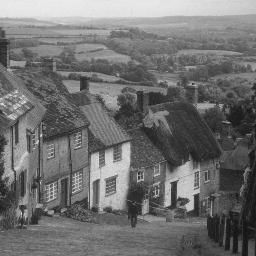
%> input picture asadk_1147299_Project1/city.jpg, 256 x 256 px
$ octave --eval "testscript;"   (GNU Octave 9; MATLAB toolbox functions it lacks are replaced by stand-ins)
%> lines starting %> are read from the running program, lines starting %| are printed output that depends on the picture
### asadk_1147299_Project1/bicubic_int.m
function im_zoom = bicubic_int(original, zoom, s);
%> called with zoom = 2, s = 1
w = original;
%w=rgb2gray(original);              %convert to grayscale
[r,c,d] = size(w);                  %number of rows and columns and depth
%> r = 256; c = 256; d = 1
r_new = r*zoom/s;                   %create new row and column variables
%> r_new = 512
c_new = c*zoom/s;                   %depending on up or down sample
%> c_new = 512
r_zoom = r_new/(r-1);               %
%> r_zoom = 2.01
c_zoom = c_new/(c-1);
%> c_zoom = 2.01
img = zeros(r_new,c_new,d);

[x,y,z] = derive(w,r,c,s);

img = make(r_zoom, c_zoom, img, r_new, c_new, w, x, y, z);

%im_zoom = mat2gray(img);
im_zoom = img;
end

### asadk_1147299_Project1/derive.m
function [x,y,z] = derive(w,r,c,s)
%> called with r = 256, c = 256, s = 1
x = zeros(r,c);
y = zeros(r,c);
z = zeros(r,c);
for i=1:s:r
    for j=1:s:c
        if((i==1)||(i==r))                      %horizontal edge case
            x(i,j) = 0;                         %pad zeros
        elseif ((j==1)||(j==c))                 %vertical edge case
            y(i,j) = w(i,j);                    %keep original value
        elseif ((i~=1)&&(i~=r))
            x(i,j) = (w(i+1,j)-w(i-1,j))./2;    %x derivative using slope
        elseif ((j~=1)&&(j~=c))
            y(i,j) = (w(i,j+1)-w(i,j-1))./2;    %y derivative using slope
        elseif ((i~=1)&&(i~=r)&&(j~=1)&&(j~=c)) %xy derivative using slope
            z(i,j) = (w(i+1,j+1)-w(i-1,j)-w(i,j-1)+w(i,j))./4;
        end
    end
end
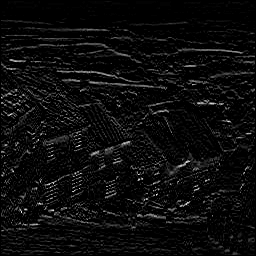
%> x: size 256x256 double; min 0, max 69, mean 3.4; drawn with min black and max white
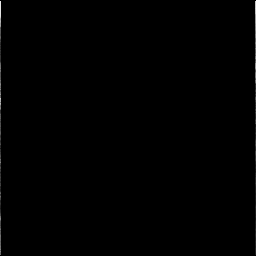
%> y: size 256x256 double; min 0, max 231, mean 0.6
%> z: size 256x256 double; every value is 0
end

### asadk_1147299_Project1/make.m
function img = make(r_zoom, c_zoom, img, r_new, c_new, w, x, y, z)
A_inv = [1,0,0,0,0,0,0,0,0,0,0,0,0,0,0,0; 0,0,0,0,1,0,0,0,0,0,0,0,0,0,0,0; ...
    -3,3,0,0,-2,-1,0,0,0,0,0,0,0,0,0,0; 2,-2,0,0,1,1,0,0,0,0,0,0,0,0,0,0; ...
    0,0,0,0,0,0,0,0,1,0,0,0,0,0,0,0; 0,0,0,0,0,0,0,0,0,0,0,0,1,0,0,0; ...
    0,0,0,0,0,0,0,0,-3,3,0,0,-2,-1,0,0; 0,0,0,0,0,0,0,0,2,-2,0,0,1,1,0,0; ...
    -3,0,3,0,0,0,0,0,-2,0,-1,0,0,0,0,0; 0,0,0,0,-3,0,3,0,0,0,0,0,-2,0,-1,0; ...
    9,-9,-9,9,6,3,-6,-3,6,-6,3,-3,4,2,2,1; -6,6,6,-6,-3,-3,3,3,-4,4,-2,2,-2,-2,-1,-1; ...
    2,0,-2,0,0,0,0,0,1,0,1,0,0,0,0,0; 0,0,0,0,2,0,-2,0,0,0,0,0,1,0,1,0; ...
    -6,6,6,-6,-4,-2,4,2,-3,3,-3,3,-2,-1,-2,-1; 4,-4,-4,4,2,2,-2,-2,2,-2,2,-2,1,1,1,1 ];
f=zeros(16,1);
for i=0:r_new-1
    for j=0:c_new-1
        i_r = i/r_zoom;
        i_c = j/c_zoom;
        width = -(((i_r)-floor(i_r))-1);
 		height = -(((i_c)-floor(i_c))-1);
        %vector to keep index values organized
        I = [1+floor(i_r), 1+floor(i_c), 1+ceil(i_c), 1+ceil(i_r)];
		f(1) = w(I(1),I(2));                        %original
		f(2) = w(I(1),I(3));
		f(3) = w(I(4),I(2));
		f(4) = w(I(4),I(3));
		f(5) = x(I(1),I(2));                        %partial x
		f(6) = x(I(1),I(3));
		f(7) = x(I(4),I(2));
		f(8) = x(I(4),I(3));
		f(9) = y(I(1),I(2));                        %partial y
		f(10) = y(I(1),I(3));
		f(11) = y(I(4),I(2));
		f(12) = y(I(4),I(3));
		f(13) = z(I(1),I(2));                       %partial xy
		f(14) = z(I(1),I(3));
		f(15) = z(I(4),I(2));
		f(16) = z(I(4),I(3));

        alpha = A_inv*f;                            %from the eqn A*alpha=x

        pixel=0;
		for k = 1:16
	 		pixel = pixel + alpha(k).*((1-width)^(floor((k-1)/4))).*((1-height)^(mod(k-1,4)));
		end
		img(i+1,j+1,1) = pixel;
    end
end
end

### testscript.m
function testscript
original = rgb2gray(imread('city.jpg'));
upsampled = mat2gray(bicubic_int(original,2,1));
upsampled = mat2gray(bicubic_int(upsampled,2,1));
end
%> (the run ends here)
